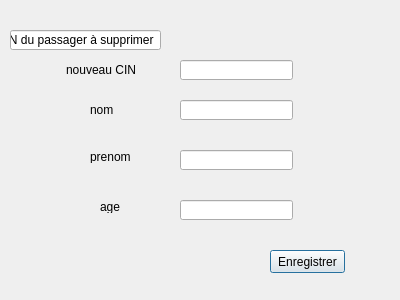
<?xml version="1.0" encoding="UTF-8"?>
<ui version="4.0">
 <class>modifier_passager</class>
 <widget class="QDialog" name="modifier_passager">
  <property name="geometry">
   <rect>
    <x>0</x>
    <y>0</y>
    <width>400</width>
    <height>300</height>
   </rect>
  </property>
  <property name="windowTitle">
   <string>Dialog</string>
  </property>
  <widget class="QLineEdit" name="lineEdit">
   <property name="geometry">
    <rect>
     <x>10</x>
     <y>30</y>
     <width>151</width>
     <height>20</height>
    </rect>
   </property>
   <property name="text">
    <string>CIN du passager à supprimer </string>
   </property>
  </widget>
  <widget class="QLineEdit" name="lineEdit_3">
   <property name="geometry">
    <rect>
     <x>180</x>
     <y>100</y>
     <width>113</width>
     <height>20</height>
    </rect>
   </property>
  </widget>
  <widget class="QLineEdit" name="lineEdit_4">
   <property name="geometry">
    <rect>
     <x>180</x>
     <y>150</y>
     <width>113</width>
     <height>20</height>
    </rect>
   </property>
  </widget>
  <widget class="QLineEdit" name="lineEdit_5">
   <property name="geometry">
    <rect>
     <x>180</x>
     <y>200</y>
     <width>113</width>
     <height>20</height>
    </rect>
   </property>
  </widget>
  <widget class="QLabel" name="label_2">
   <property name="geometry">
    <rect>
     <x>90</x>
     <y>100</y>
     <width>47</width>
     <height>20</height>
    </rect>
   </property>
   <property name="text">
    <string>nom</string>
   </property>
  </widget>
  <widget class="QLabel" name="label_3">
   <property name="geometry">
    <rect>
     <x>90</x>
     <y>150</y>
     <width>47</width>
     <height>13</height>
    </rect>
   </property>
   <property name="text">
    <string>prenom</string>
   </property>
  </widget>
  <widget class="QLabel" name="label_4">
   <property name="geometry">
    <rect>
     <x>100</x>
     <y>200</y>
     <width>47</width>
     <height>13</height>
    </rect>
   </property>
   <property name="text">
    <string>age</string>
   </property>
  </widget>
  <widget class="QPushButton" name="pushButton">
   <property name="geometry">
    <rect>
     <x>270</x>
     <y>250</y>
     <width>75</width>
     <height>23</height>
    </rect>
   </property>
   <property name="text">
    <string>Enregistrer</string>
   </property>
  </widget>
  <widget class="QLineEdit" name="lineEdit_2">
   <property name="geometry">
    <rect>
     <x>180</x>
     <y>60</y>
     <width>113</width>
     <height>20</height>
    </rect>
   </property>
  </widget>
  <widget class="QLabel" name="label">
   <property name="geometry">
    <rect>
     <x>66</x>
     <y>60</y>
     <width>71</width>
     <height>20</height>
    </rect>
   </property>
   <property name="text">
    <string>nouveau CIN</string>
   </property>
  </widget>
 </widget>
 <resources/>
 <connections/>
</ui>
